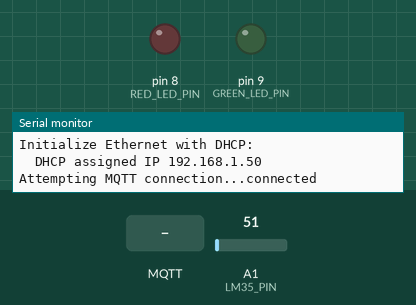
Recording of a sketch running on a simulated Arduino Uno, built with avr-gcc and run on an emulated ATmega328P. Parts: output pins drawn as LEDs (lit = HIGH), the last lines printed to the serial monitor. Inputs (shaded band) come from the test bench; at power-on: A1 (LM35_PIN) = 51. WiFi joins after 1.5 s; servers stay silent unless stated; no MQTT or app messages arrive unless stated.

Above: at 4.2 s.
4.3 s: MQTT message "0" arrives on the first subscribed topic
At 4.8 s:
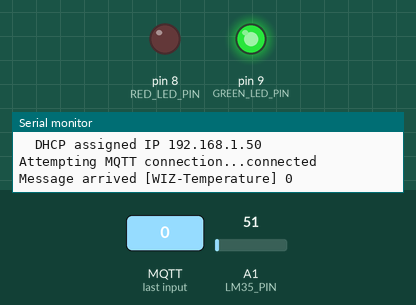
5.8 s: MQTT message "90" arrives on the first subscribed topic
At 7.0 s:
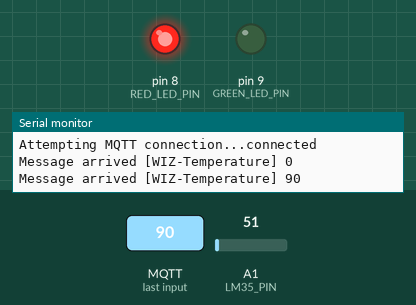
7.3 s: MQTT message "5" arrives on the first subscribed topic
At 8.2 s:
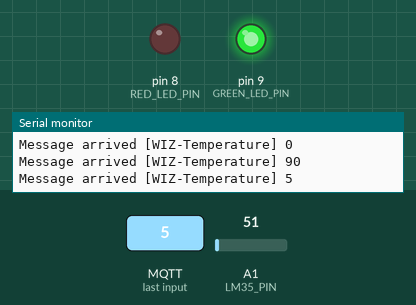
8.8 s: MQTT message "200" arrives on the first subscribed topic
At 9.4 s:
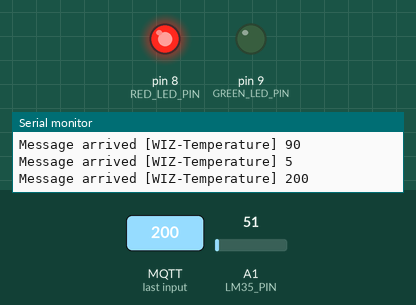
Timing chart, 0 to 11.3 s (numbered marks = the images above; inputs shaded):
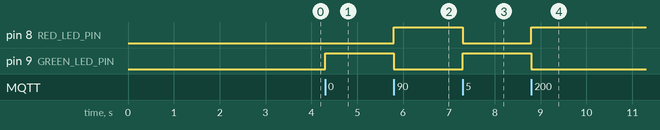

Measured:
- after the input at 4.3 s, pin 9 (GREEN_LED_PIN): LOW → HIGH at once
- after the input at 5.8 s, pin 8 (RED_LED_PIN): LOW → HIGH at once; pin 9 (GREEN_LED_PIN): HIGH → LOW at once
- after the input at 7.3 s, pin 8 (RED_LED_PIN): HIGH → LOW at once; pin 9 (GREEN_LED_PIN): LOW → HIGH at once
- after the input at 8.8 s, pin 8 (RED_LED_PIN): LOW → HIGH at once; pin 9 (GREEN_LED_PIN): HIGH → LOW at once

The sketch:

MQTT_TEMPERATURE_SENSOR.ino
```cpp
/*
 Basic MQTT example

 This sketch demonstrates the basic capabilities of the library.
 It connects to an MQTT server then:
  - publishes "hello world" to the topic "outTopic"
  - subscribes to the topic "inTopic", printing out any messages
    it receives. NB - it assumes the received payloads are strings not binary

 It will reconnect to the server if the connection is lost using a blocking
 reconnect function. See the 'mqtt_reconnect_nonblocking' example for how to
 achieve the same result without blocking the main loop.

*/

// Update these with values suitable for your network.
byte mac[]    = {  0xDE, 0xED, 0xBA, 0xFE, 0x77, 0xED };
IPAddress ip(192, 168, 0, 112);
IPAddress server(54, 87, 92, 106);
IPAddress myDns(192, 168, 0, 1);

#include <SPI.h>
#include <Ethernet.h>
#include <PubSubClient.h>

// Pin definitions
#define LM35_PIN A1 // LM35 temperature sensor analog pin
#define RED_LED_PIN 8 // red LED pin
#define GREEN_LED_PIN 9 // green LED pin
float temp_val;

// MQTT topic
const char* MQTT_TOPIC = "WIZ-Temperature";

// MQTT client
EthernetClient ethClient;
PubSubClient client(ethClient);

void callback(char* topic, byte* payload, unsigned int length) {
  Serial.print("Message arrived [");
  Serial.print(topic);
  Serial.print("] ");
  for (int i=0;i<length;i++) {
    Serial.print((char)payload[i]);
  }
  Serial.println();

  // Convert the payload to a float
  char str_payload[length + 1];
  memcpy(str_payload, payload, length);
  str_payload[length] = '\0';
  float temperature = atof(str_payload);

  // Blink the LED based on the temperature
  if (temperature >= 50.0) {
    digitalWrite(RED_LED_PIN, HIGH);
    digitalWrite(GREEN_LED_PIN, LOW);
  } else {
    digitalWrite(RED_LED_PIN, LOW);
    digitalWrite(GREEN_LED_PIN, HIGH);
  }
}

void reconnect() {
  // Loop until we're reconnected
  while (!client.connected()) {
    Serial.print("Attempting MQTT connection...");
    // Attempt to connect
    if (client.connect("arduinoClient")) {
      Serial.println("connected");
      // Once connected, resubscribe
      client.subscribe(MQTT_TOPIC);
    } else {
      Serial.print("failed, rc=");
      Serial.print(client.state());
      Serial.println(" try again in 5 seconds");
      // Wait 5 seconds before retrying
      delay(5000);
    }
  }
}

void setup()
{
  Ethernet.init(17);  // WIZnet W5100S-EVB-Pico W5500-EVB-Pico W6100-EVB-Pico

  Serial.begin(9600);
  while (!Serial) {
    ; // wait for serial port to connect. Needed for native USB port only
  }

  pinMode(LM35_PIN, INPUT);
  pinMode(RED_LED_PIN, OUTPUT);
  pinMode(GREEN_LED_PIN, OUTPUT);

  // start the Ethernet connection:
  Serial.println("Initialize Ethernet with DHCP:");
  if (Ethernet.begin(mac) == 0) {
    Serial.println("Failed to configure Ethernet using DHCP");
    // Check for Ethernet hardware present
    if (Ethernet.hardwareStatus() == EthernetNoHardware) {
      Serial.println("Ethernet shield was not found.  Sorry, can't run without hardware. :(");
      while (true) {
        delay(1); // do nothing, no point running without Ethernet hardware
      }
    }
    if (Ethernet.linkStatus() == LinkOFF) {
      Serial.println("Ethernet cable is not connected.");
    }
    // try to congifure using IP address instead of DHCP:
    Ethernet.begin(mac, ip, myDns);
  } else {
    Serial.print("  DHCP assigned IP ");
    Serial.println(Ethernet.localIP());
  }

  client.setServer(server, 1883);
  client.setCallback(callback);

  // give the Ethernet shield a second to initialize:
  delay(1500);
}

void loop()
{
  if (!client.connected()) {
    reconnect();
  }
  client.loop();

  // Read the temperature from the LM35 sensor
  int temp_adc_val = analogRead(LM35_PIN);
  temp_val = (temp_adc_val * 4.88); /* Convert adc value to equivalent voltage */
  temp_val = (temp_val/10); /* LM35 gives output of 10mv/°C */

  // Publish the temperature to the MQTT broker
  char str_temperature[10];
  dtostrf(temp_val, 4, 2, str_temperature);
  client.publish(MQTT_TOPIC, str_temperature);

}
```
